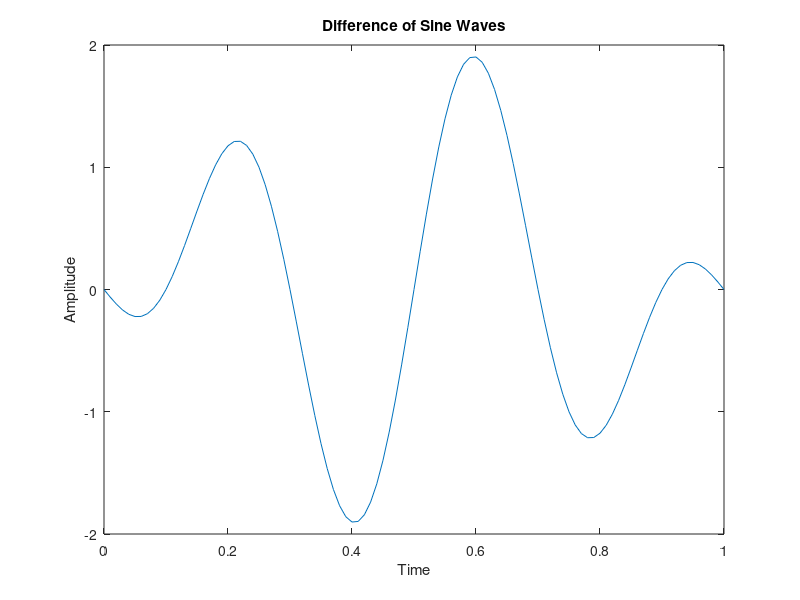

The MATLAB source for this figure:
clear all;
close all;
clc;
f1 = 3;
f2 = 2;
t = 0:0.01:1;
x1 = sin(2 * pi * f1 * t);
x2 = sin(2 * pi * f2 * t);
y = x2 - x1;
plot(t, y);
xlabel('Time');
ylabel('Amplitude');
title('Difference of Sine Waves');

